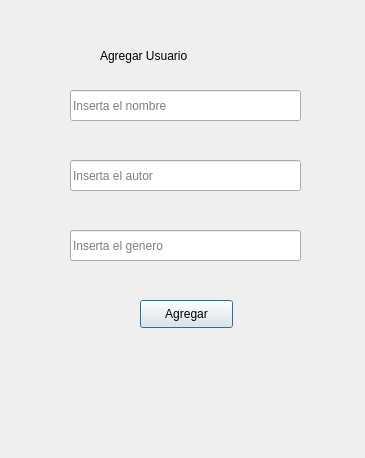
<?xml version="1.0" encoding="UTF-8"?>
<ui version="4.0">
 <class>Dialog</class>
 <widget class="QDialog" name="Dialog">
  <property name="geometry">
   <rect>
    <x>0</x>
    <y>0</y>
    <width>365</width>
    <height>458</height>
   </rect>
  </property>
  <property name="windowTitle">
   <string>Dialog</string>
  </property>
  <widget class="QLabel" name="label">
   <property name="geometry">
    <rect>
     <x>100</x>
     <y>20</y>
     <width>221</width>
     <height>71</height>
    </rect>
   </property>
   <property name="styleSheet">
    <string notr="true">font: 75 16pt &quot;MS Shell Dlg 2&quot;;</string>
   </property>
   <property name="text">
    <string>Agregar Usuario</string>
   </property>
  </widget>
  <widget class="QLineEdit" name="leiD">
   <property name="geometry">
    <rect>
     <x>70</x>
     <y>90</y>
     <width>231</width>
     <height>31</height>
    </rect>
   </property>
   <property name="placeholderText">
    <string>Inserta el nombre</string>
   </property>
  </widget>
  <widget class="QLineEdit" name="leNombre">
   <property name="geometry">
    <rect>
     <x>70</x>
     <y>160</y>
     <width>231</width>
     <height>31</height>
    </rect>
   </property>
   <property name="placeholderText">
    <string>Inserta el autor</string>
   </property>
  </widget>
  <widget class="QLineEdit" name="leEmail">
   <property name="geometry">
    <rect>
     <x>70</x>
     <y>230</y>
     <width>231</width>
     <height>31</height>
    </rect>
   </property>
   <property name="placeholderText">
    <string>Inserta el genero</string>
   </property>
  </widget>
  <widget class="QPushButton" name="btnAgregar">
   <property name="geometry">
    <rect>
     <x>140</x>
     <y>300</y>
     <width>93</width>
     <height>28</height>
    </rect>
   </property>
   <property name="text">
    <string>Agregar</string>
   </property>
  </widget>
 </widget>
 <resources/>
 <connections/>
</ui>
